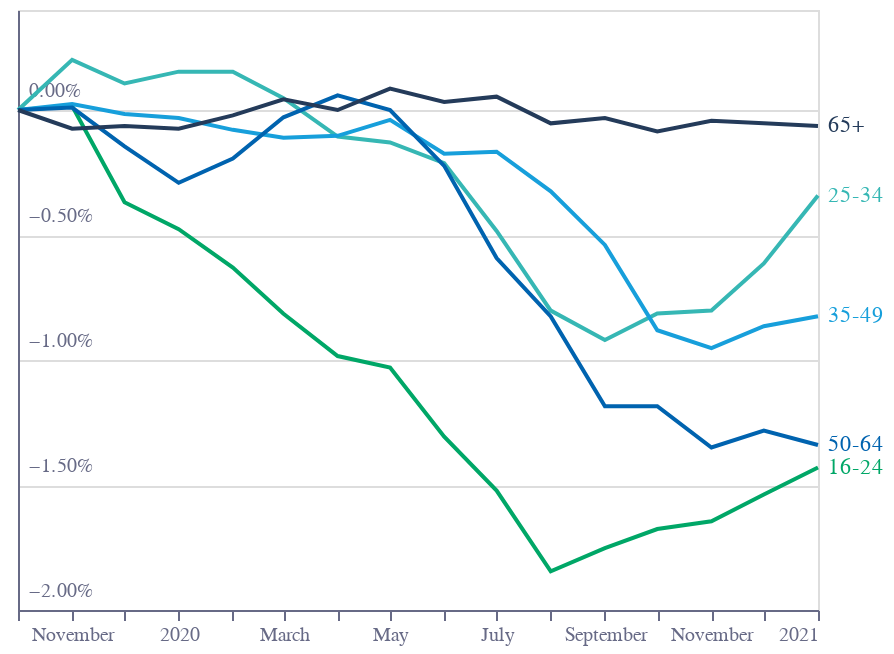

The cell this chart's notebook holds for it:
### Code cell
base = alt.Chart(df2).encode(
    y=alt.Y(
        "vp:Q",
        axis=alt.Axis(
            grid=True,
            title="",
            titleAnchor="start",
            labelColor=colors["eco-gray"],
            titleColor=colors["eco-gray"],
            tickColor=colors["eco-gray"],
            domainColor=colors["eco-gray"],
            titleFontSize=10,
            titleFontWeight="normal",
            ticks=False,
            labelAlign="left",
            labelBaseline="middle",
            labelPadding=-5,
            labelOffset=-10,
            titleX=30,
            titleY=295,
            titleBaseline="bottom",
            titleAngle=0,
            titleAlign="left",
            tickCount=6,
            format=".2%",
        ),
    ),
    x=alt.X(
        "date:T",
        axis=alt.Axis(
            grid=False,
            title="",
            titleAnchor="start",
            labelColor=colors["eco-gray"],
            titleColor=colors["eco-gray"],
            tickColor=colors["eco-gray"],
            domainColor=colors["eco-gray"],
            titleFontSize=10,
            titleFontWeight="normal",
            labelExpr="datum.value<toDate('2019-11-01')?'':month(datum.value)==0?timeFormat(datum.value,'%Y'):timeFormat(datum.value,'%B')",
            labelAngle=0,
        ),
    ),
    color=alt.Color("age:N", legend=None, scale=alt.Scale(range=color_scale)),
)
lines = base.mark_line()
labels = (
    base.mark_text(align="left", dx=5)
    .encode(text=alt.Text("age:N"))
    .transform_filter("datum.date>toDate('2020-12-01')")
)
layer = lines + labels
layer.configure_view(stroke=None).properties(title="").properties(height=300, width=400)
layer.save("../../panels/unemployment/" + f + ".json")
layer

### Figure 1 — Vega-Lite specification as saved in the notebook (floating-point values rounded to 4 significant figures)
{"config": {"view": {"continuousWidth": 400, "continuousHeight": 300}}, "layer": [{"mark": "line", "encoding": {"color": {"type": "nominal", "field": "age", "legend": null, "scale": {"range": ["#00A767", "#36B7B4", "#179FDB", "#0063AF", "#243B5A"]}}, "x": {"type": "temporal", "axis": {"domainColor": "#676A86", "grid": false, "labelAngle": 0, "labelColor": "#676A86", "labelExpr": "datum.value<toDate('2019-11-01')?'':month(datum.value)==0?timeFormat(datum.value,'%Y'):timeFormat(datum.value,'%B')", "tickColor": "#676A86", "title": "", "titleAnchor": "start", "titleColor": "#676A86", "titleFontSize": 10, "titleFontWeight": "normal"}, "field": "date"}, "y": {"type": "quantitative", "axis": {"domainColor": "#676A86", "format": ".2%", "grid": true, "labelAlign": "left", "labelBaseline": "middle", "labelColor": "#676A86", "labelOffset": -10, "labelPadding": -5, "tickColor": "#676A86", "tickCount": 6, "ticks": false, "title": "", "titleAlign": "left", "titleAnchor": "start", "titleAngle": 0, "titleBaseline": "bottom", "titleColor": "#676A86", "titleFontSize": 10, "titleFontWeight": "normal", "titleX": 30, "titleY": 295}, "field": "vp"}}}, {"mark": {"type": "text", "align": "left", "dx": 5}, "encoding": {"color": {"type": "nominal", "field": "age", "legend": null, "scale": {"range": ["#00A767", "#36B7B4", "#179FDB", "#0063AF", "#243B5A"]}}, "text": {"type": "nominal", "field": "age"}, "x": {"type": "temporal", "axis": {"domainColor": "#676A86", "grid": false, "labelAngle": 0, "labelColor": "#676A86", "labelExpr": "datum.value<toDate('2019-11-01')?'':month(datum.value)==0?timeFormat(datum.value,'%Y'):timeFormat(datum.value,'%B')", "tickColor": "#676A86", "title": "", "titleAnchor": "start", "titleColor": "#676A86", "titleFontSize": 10, "titleFontWeight": "normal"}, "field": "date"}, "y": {"type": "quantitative", "axis": {"domainColor": "#676A86", "format": ".2%", "grid": true, "labelAlign": "left", "labelBaseline": "middle", "labelColor": "#676A86", "labelOffset": -10, "labelPadding": -5, "tickColor": "#676A86", "tickCount": 6, "ticks": false, "title": "", "titleAlign": "left", "titleAnchor": "start", "titleAngle": 0, "titleBaseline": "bottom", "titleColor": "#676A86", "titleFontSize": 10, "titleFontWeight": "normal", "titleX": 30, "titleY": 295}, "field": "vp"}}, "transform": [{"filter": "datum.date>toDate('2020-12-01')"}]}], "data": {"name": "data-8d6e8b49240dcfb8fd27f2b1382eddb3"}, "$schema": "https://vega.github.io/schema/vega-lite/v4.8.1.json", "datasets": {"data-8d6e8b49240dcfb8fd27f2b1382eddb3": [{"age": "16-24", "date": "2019-10-01T00:00:00", "value": 0, "pop": 6503000.0, "vp": 0.0}, {"age": "16-24", "date": "2019-11-01T00:00:00", "value": 1, "pop": 6503000.0, "vp": 0.0001538}, {"age": "16-24", "date": "2019-12-01T00:00:00", "value": -24, "pop": 6503000.0, "vp": -0.00369}, {"age": "16-24", "date": "2020-01-01T00:00:00", "value": -31, "pop": 6503000.0, "vp": -0.004767}, {"age": "16-24", "date": "2020-02-01T00:00:00", "value": -41, "pop": 6503000.0, "vp": -0.006304}, {"age": "16-24", "date": "2020-03-01T00:00:00", "value": -53, "pop": 6503000.0, "vp": -0.00815}, {"age": "16-24", "date": "2020-04-01T00:00:00", "value": -64, "pop": 6503000.0, "vp": -0.009841}, {"age": "16-24", "date": "2020-05-01T00:00:00", "value": -67, "pop": 6503000.0, "vp": -0.0103}, {"age": "16-24", "date": "2020-06-01T00:00:00", "value": -85, "pop": 6503000.0, "vp": -0.01307}, {"age": "16-24", "date": "2020-07-01T00:00:00", "value": -99, "pop": 6503000.0, "vp": -0.01522}, {"age": "16-24", "date": "2020-08-01T00:00:00", "value": -120, "pop": 6503000.0, "vp": -0.01845}, {"age": "16-24", "date": "2020-09-01T00:00:00", "value": -114, "pop": 6503000.0, "vp": -0.01753}, {"age": "16-24", "date": "2020-10-01T00:00:00", "value": -109, "pop": 6503000.0, "vp": -0.01676}, {"age": "16-24", "date": "2020-11-01T00:00:00", "value": -107, "pop": 6503000.0, "vp": -0.01645}, {"age": "16-24", "date": "2020-12-01T00:00:00", "value": -100, "pop": 6503000.0, "vp": -0.01538}, {"age": "16-24", "date": "2021-01-01T00:00:00", "value": -93, "pop": 6503000.0, "vp": -0.0143}, {"age": "25-34", "date": "2019-10-01T00:00:00", "value": 0, "pop": 8474000.0, "vp": 0.0}, {"age": "25-34", "date": "2019-11-01T00:00:00", "value": 17, "pop": 8474000.0, "vp": 0.002006}, {"age": "25-34", "date": "2019-12-01T00:00:00", "value": 9, "pop": 8474000.0, "vp": 0.001062}, {"age": "25-34", "date": "2020-01-01T00:00:00", "value": 13, "pop": 8474000.0, "vp": 0.001534}, {"age": "25-34", "date": "2020-02-01T00:00:00", "value": 13, "pop": 8474000.0, "vp": 0.001534}, {"age": "25-34", "date": "2020-03-01T00:00:00", "value": 4, "pop": 8474000.0, "vp": 0.000472}, {"age": "25-34", "date": "2020-04-01T00:00:00", "value": -9, "pop": 8474000.0, "vp": -0.001062}, {"age": "25-34", "date": "2020-05-01T00:00:00", "value": -11, "pop": 8474000.0, "vp": -0.001298}, {"age": "25-34", "date": "2020-06-01T00:00:00", "value": -18, "pop": 8474000.0, "vp": -0.002124}, {"age": "25-34", "date": "2020-07-01T00:00:00", "value": -41, "pop": 8474000.0, "vp": -0.004838}, {"age": "25-34", "date": "2020-08-01T00:00:00", "value": -68, "pop": 8474000.0, "vp": -0.008024}, {"age": "25-34", "date": "2020-09-01T00:00:00", "value": -78, "pop": 8474000.0, "vp": -0.009204}, {"age": "25-34", "date": "2020-10-01T00:00:00", "value": -69, "pop": 8474000.0, "vp": -0.008142}, {"age": "25-34", "date": "2020-11-01T00:00:00", "value": -68, "pop": 8474000.0, "vp": -0.008024}, {"age": "25-34", "date": "2020-12-01T00:00:00", "value": -52, "pop": 8474000.0, "vp": -0.006136}, {"age": "25-34", "date": "2021-01-01T00:00:00", "value": -29, "pop": 8474000.0, "vp": -0.003422}, {"age": "35-49", "date": "2019-10-01T00:00:00", "value": 0, "pop": 12600000.0, "vp": 0.0}, {"age": "35-49", "date": "2019-11-01T00:00:00", "value": 3, "pop": 12600000.0, "vp": 0.0002381}, {"age": "35-49", "date": "2019-12-01T00:00:00", "value": -2, "pop": 12600000.0, "vp": -0.0001587}, {"age": "35-49", "date": "2020-01-01T00:00:00", "value": -4, "pop": 12600000.0, "vp": -0.0003174}, {"age": "35-49", "date": "2020-02-01T00:00:00", "value": -10, "pop": 12600000.0, "vp": -0.0007935}, {"age": "35-49", "date": "2020-03-01T00:00:00", "value": -14, "pop": 12600000.0, "vp": -0.001111}, {"age": "35-49", "date": "2020-04-01T00:00:00", "value": -13, "pop": 12600000.0, "vp": -0.001032}, {"age": "35-49", "date": "2020-05-01T00:00:00", "value": -5, "pop": 12600000.0, "vp": -0.0003968}, {"age": "35-49", "date": "2020-06-01T00:00:00", "value": -22, "pop": 12600000.0, "vp": -0.001746}, {"age": "35-49", "date": "2020-07-01T00:00:00", "value": -21, "pop": 12600000.0, "vp": -0.001666}, {"age": "35-49", "date": "2020-08-01T00:00:00", "value": -41, "pop": 12600000.0, "vp": -0.003253}, {"age": "35-49", "date": "2020-09-01T00:00:00", "value": -68, "pop": 12600000.0, "vp": -0.005396}, {"age": "35-49", "date": "2020-10-01T00:00:00", "value": -111, "pop": 12600000.0, "vp": -0.008808}, {"age": "35-49", "date": "2020-11-01T00:00:00", "value": -120, "pop": 12600000.0, "vp": -0.009522}, {"age": "35-49", "date": "2020-12-01T00:00:00", "value": -109, "pop": 12600000.0, "vp": -0.008649}, {"age": "35-49", "date": "2021-01-01T00:00:00", "value": -104, "pop": 12600000.0, "vp": -0.008253}, {"age": "50-64", "date": "2019-10-01T00:00:00", "value": 0, "pop": 10300000.0, "vp": 0.0}, {"age": "50-64", "date": "2019-11-01T00:00:00", "value": 1, "pop": 10300000.0, "vp": 9.711e-05}, {"age": "50-64", "date": "2019-12-01T00:00:00", "value": -15, "pop": 10300000.0, "vp": -0.001457}, {"age": "50-64", "date": "2020-01-01T00:00:00", "value": -30, "pop": 10300000.0, "vp": -0.002913}, {"age": "50-64", "date": "2020-02-01T00:00:00", "value": -20, "pop": 10300000.0, "vp": -0.001942}, {"age": "50-64", "date": "2020-03-01T00:00:00", "value": -3, "pop": 10300000.0, "vp": -0.0002913}, {"age": "50-64", "date": "2020-04-01T00:00:00", "value": 6, "pop": 10300000.0, "vp": 0.0005827}, {"age": "50-64", "date": "2020-05-01T00:00:00", "value": 0, "pop": 10300000.0, "vp": 0.0}, {"age": "50-64", "date": "2020-06-01T00:00:00", "value": -23, "pop": 10300000.0, "vp": -0.002234}, {"age": "50-64", "date": "2020-07-01T00:00:00", "value": -61, "pop": 10300000.0, "vp": -0.005924}, {"age": "50-64", "date": "2020-08-01T00:00:00", "value": -85, "pop": 10300000.0, "vp": -0.008255}, {"age": "50-64", "date": "2020-09-01T00:00:00", "value": -122, "pop": 10300000.0, "vp": -0.01185}, {"age": "50-64", "date": "2020-10-01T00:00:00", "value": -122, "pop": 10300000.0, "vp": -0.01185}, {"age": "50-64", "date": "2020-11-01T00:00:00", "value": -139, "pop": 10300000.0, "vp": -0.0135}, {"age": "50-64", "date": "2020-12-01T00:00:00", "value": -132, "pop": 10300000.0, "vp": -0.01282}, {"age": "50-64", "date": "2021-01-01T00:00:00", "value": -138, "pop": 10300000.0, "vp": -0.0134}, {"age": "65+", "date": "2019-10-01T00:00:00", "value": 0, "pop": 9373000.0, "vp": 0.0}, {"age": "65+", "date": "2019-11-01T00:00:00", "value": -7, "pop": 9373000.0, "vp": -0.0007468}, {"age": "65+", "date": "2019-12-01T00:00:00", "value": -6, "pop": 9373000.0, "vp": -0.0006401}, {"age": "65+", "date": "2020-01-01T00:00:00", "value": -7, "pop": 9373000.0, "vp": -0.0007468}, {"age": "65+", "date": "2020-02-01T00:00:00", "value": -2, "pop": 9373000.0, "vp": -0.0002134}, {"age": "65+", "date": "2020-03-01T00:00:00", "value": 4, "pop": 9373000.0, "vp": 0.0004268}, {"age": "65+", "date": "2020-04-01T00:00:00", "value": 0, "pop": 9373000.0, "vp": 0.0}, {"age": "65+", "date": "2020-05-01T00:00:00", "value": 8, "pop": 9373000.0, "vp": 0.0008535}, {"age": "65+", "date": "2020-06-01T00:00:00", "value": 3, "pop": 9373000.0, "vp": 0.0003201}, {"age": "65+", "date": "2020-07-01T00:00:00", "value": 5, "pop": 9373000.0, "vp": 0.0005335}, {"age": "65+", "date": "2020-08-01T00:00:00", "value": -5, "pop": 9373000.0, "vp": -0.0005335}, {"age": "65+", "date": "2020-09-01T00:00:00", "value": -3, "pop": 9373000.0, "vp": -0.0003201}, {"age": "65+", "date": "2020-10-01T00:00:00", "value": -8, "pop": 9373000.0, "vp": -0.0008535}, {"age": "65+", "date": "2020-11-01T00:00:00", "value": -4, "pop": 9373000.0, "vp": -0.0004268}, {"age": "65+", "date": "2020-12-01T00:00:00", "value": -5, "pop": 9373000.0, "vp": -0.0005335}, {"age": "65+", "date": "2021-01-01T00:00:00", "value": -6, "pop": 9373000.0, "vp": -0.0006401}]}}
